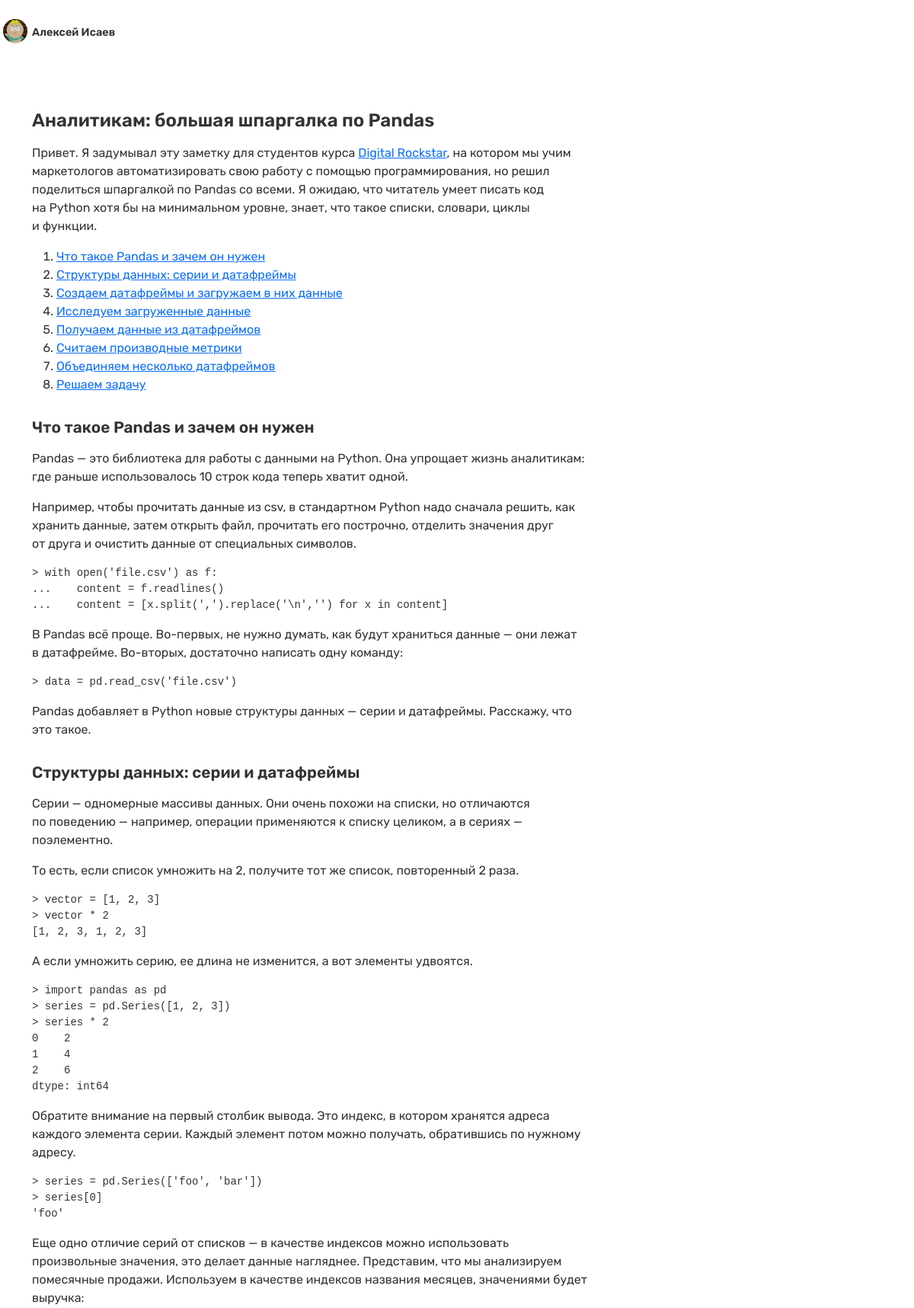
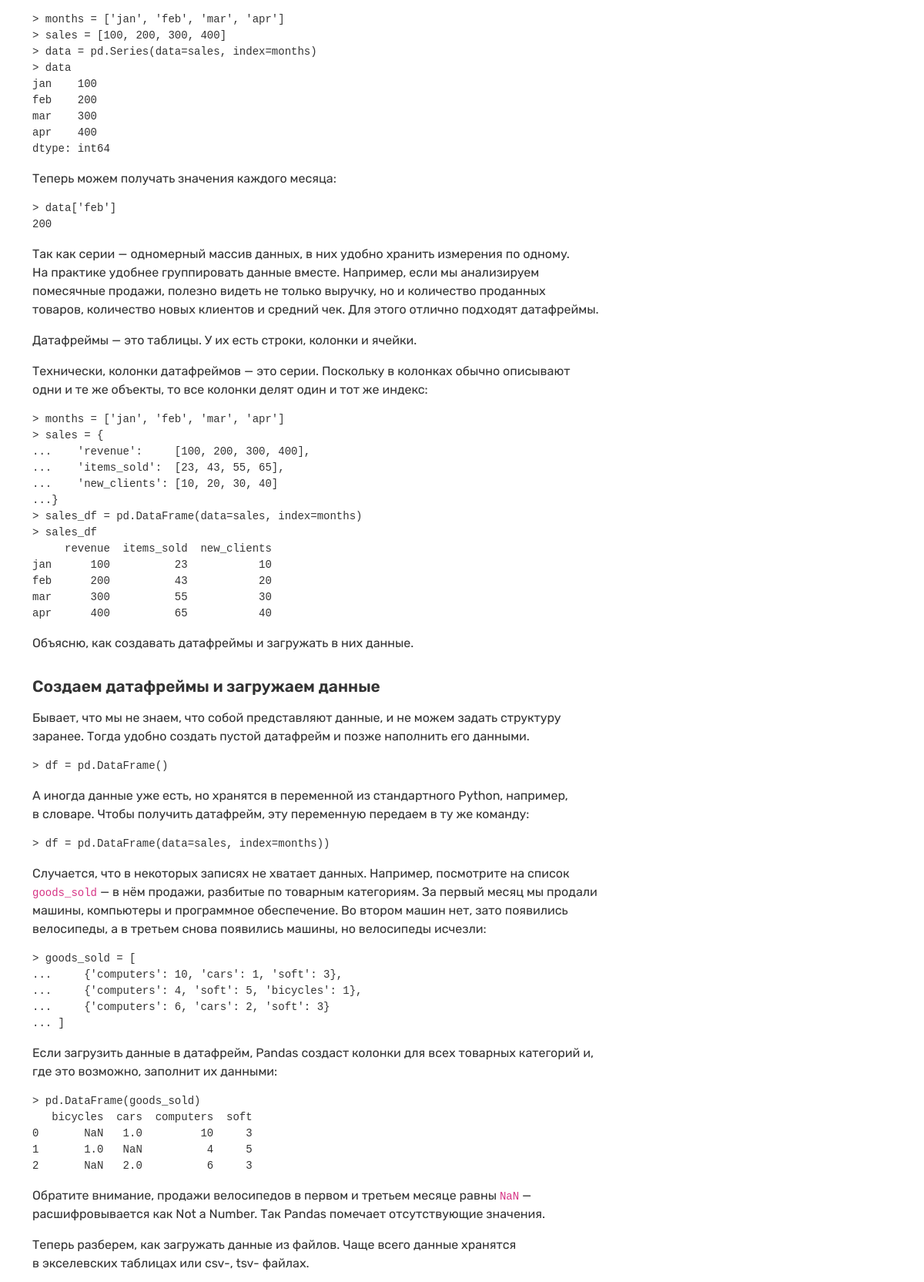
The page /blog/analitikam-bolshaya-shpargalka-po-pandas (upper part) on the database its author committed (2 pictures, top to bottom).
### blog/models.py (models this page shows, shortened)
class Article(models.Model):
    title = models.CharField(max_length=255)
    full_text = models.TextField()
    summary = models.CharField(max_length=255)
    category = models.CharField(max_length=255)
    pubdate = models.DateTimeField()
    slug = models.SlugField(default='', null=False)

### blog/views.py (the view)
# urls.py: path('blog/<slug:slug_article>', views.article_page, name='article-detail')
def article_page(request, slug_article):
    context = {'article': Article.objects.get(slug=slug_article)}
    return render(request, 'blog/article_page.html', context)

### blog/templates/blog/article_page.html (shortened to what this page needs)
{% extends 'base.html' %}
{% block content %}
    <div class="row">
        <div class="col-md-12 col-lg-8">
            <div class="article">
                <h1 class="article-title">{{ article.title }}</h1>
                <p class="article-text">{{ article.full_text | safe}}</p>
            </div>
        </div>
    </div>
{% endblock %}

### static/css/base.css (style rules this page uses)
body { color: #333; font-family: rubik-regular, Helvetica, sans-serif; font-size: 16px; }
h1, h2, h3 { font-family: rubik-semibold, Helvetica, sans-serif; }
h1 { font-size: 1.5em; }
h2 { margin-top: 2rem; margin-bottom: 1rem; font-size: 1.3em; }
.article { margin-bottom: 3em; }

### rows shown on the page
Article: title "Аналитикам: большая шпаргалка по Pandas", full_text "Привет. Я задумывал эту заметку для студентов курса Digital Rockstar , на котором мы учим маркетологов автоматизировать свою работу с помощью программирования, но решил поделиться шпаргалкой по Pandas со всеми. Я ожидаю, что читатель умеет писать код на Python хотя бы на минимальном уровне, знает, что такое списки, словари, циклы и функции. Что такое Pandas и зачем он нужен Структуры данных: серии и датафреймы Создаем датафреймы и загружаем в них данные Исследуем загруженные данные Получаем данные из датафреймов Считаем производные метрики Объединяем несколько датафреймов Решаем задачу Что такое Pandas и зачем он нужен Pandas — это библиотека для работы с данными на Python. Она упрощает…"
